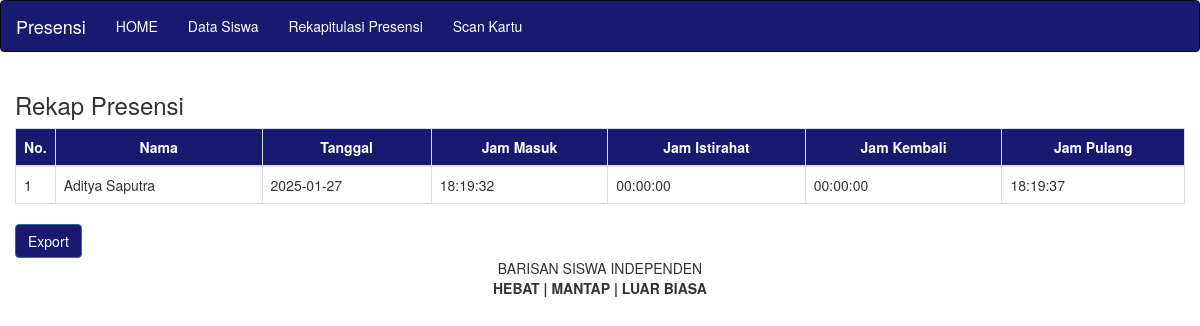
Screenshot of /presensi.php with the database file from the repository.
### tables this page shows
CREATE TABLE `rekap` (
  `ID` int(11) NOT NULL,
  `No_Kartu` varchar(20) NOT NULL,
  `Tanggal` date NOT NULL,
  `Jam_Masuk` time NOT NULL,
  `Jam_Istirahat` time NOT NULL,
  `Jam_Kembali` time NOT NULL,
  `Jam_Pulang` time NOT NULL
);

CREATE TABLE `siswa` (
  `ID` int(11) NOT NULL,
  `NIS` int(20) NOT NULL,
  `No_Kartu` varchar(20) NOT NULL,
  `Nama_Lengkap` varchar(100) NOT NULL
);

### presensi.php (the view, shortened to what this page needs)
<!DOCTYPE html>
<html>
<head>
    <?php include "header.php"; ?>
</head>
<body>
    <?php include "menu.php"; ?>
    <div class="container-fluid">
        <h3>Rekap Presensi</h3>
        <form method="post" action="">
            <table class="table table-bordered">
                <thead>
                    <tr style="background-color: midnightblue; color: white;">
                        <th style="width: 10px; text-align: center">No.</th>
                        <th style="text-align: center">Nama</th>
                        <th style="text-align: center">Tanggal</th>
                        <th style="text-align: center">Jam Masuk</th>
                        <th style="text-align: center">Jam Istirahat</th>
                        <th style="text-align: center">Jam Kembali</th>
                        <th style="text-align: center">Jam Pulang</th>
                    </tr>
                </thead>
                <tbody>
                    <?php
                    include "koneksi.php";
                    $Tanggal = date('Y-m-d');
                    $SQL = mysqli_query($konek, "select b.Nama_Lengkap, a.Tanggal, a.Jam_Masuk, a.Jam_Istirahat, a.Jam_Kembali, a.Jam_Pulang from rekap a join siswa b where a.No_Kartu = b.No_Kartu and a.Tanggal='$Tanggal' order by Nama_Lengkap asc");
                    $no = 0;
                    while($data = mysqli_fetch_array($SQL))
                    {
                        $no ++;
                    ?>
                    <tr>
                        <td> <?php echo $no;?> </td>
                        <td> <?php echo $data['Nama_Lengkap']; ?> </td>
                        <td> <?php echo $data['Tanggal']; ?> </td>
                        <td> <?php echo $data['Jam_Masuk']; ?> </td>
                        <td> <?php echo $data['Jam_Istirahat']; ?> </td>
                        <td> <?php echo $data['Jam_Kembali']; ?> </td>
                        <td> <?php echo $data['Jam_Pulang']; ?> </td>
                    </tr>
                    <?php } ?>
                </tbody>
            </table>
            <button class="btn btn-primary" name="btnExport" id="btnExport" style="background-color: midnightblue; color: white">Export</button>
        </form>
    </div>
    <?php include "footer.php"; ?>
</body>
</html>

### rows the page displays
rekap: siswa.Nama_Lengkap "Aditya Saputra", Tanggal "2025-01-27", Jam_Masuk "18:19:32", Jam_Istirahat "00:00:00", Jam_Kembali "00:00:00", Jam_Pulang "18:19:37"
